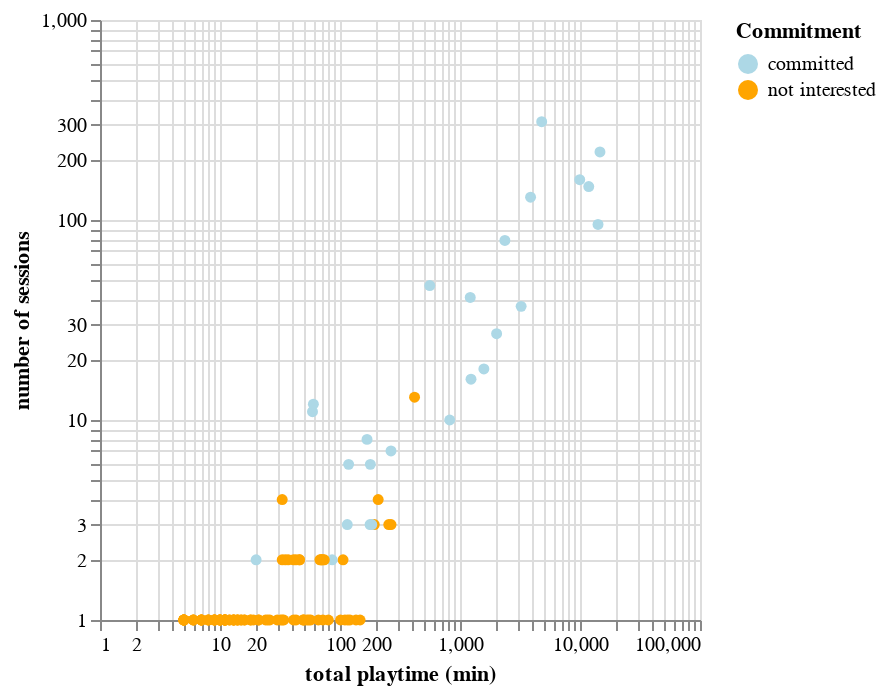

Notebook source saved alongside this figure:
### Markdown cell above
Additional plot with non-standardised variables on a log scale (to zoom in smaller clusters):

### Code cell
pltime_number_log = alt.Chart(df).mark_circle(opacity=1).encode(
    x=alt.X('total playtime (min)').scale(type='log').title("total playtime (min)"),
    y=alt.Y('nb of sessions').scale(type='log').title("number of sessions"),
    color=alt.Color('identifier').title("Commitment").scale(domain=domain, range=range_)
)

pltime_number_log
